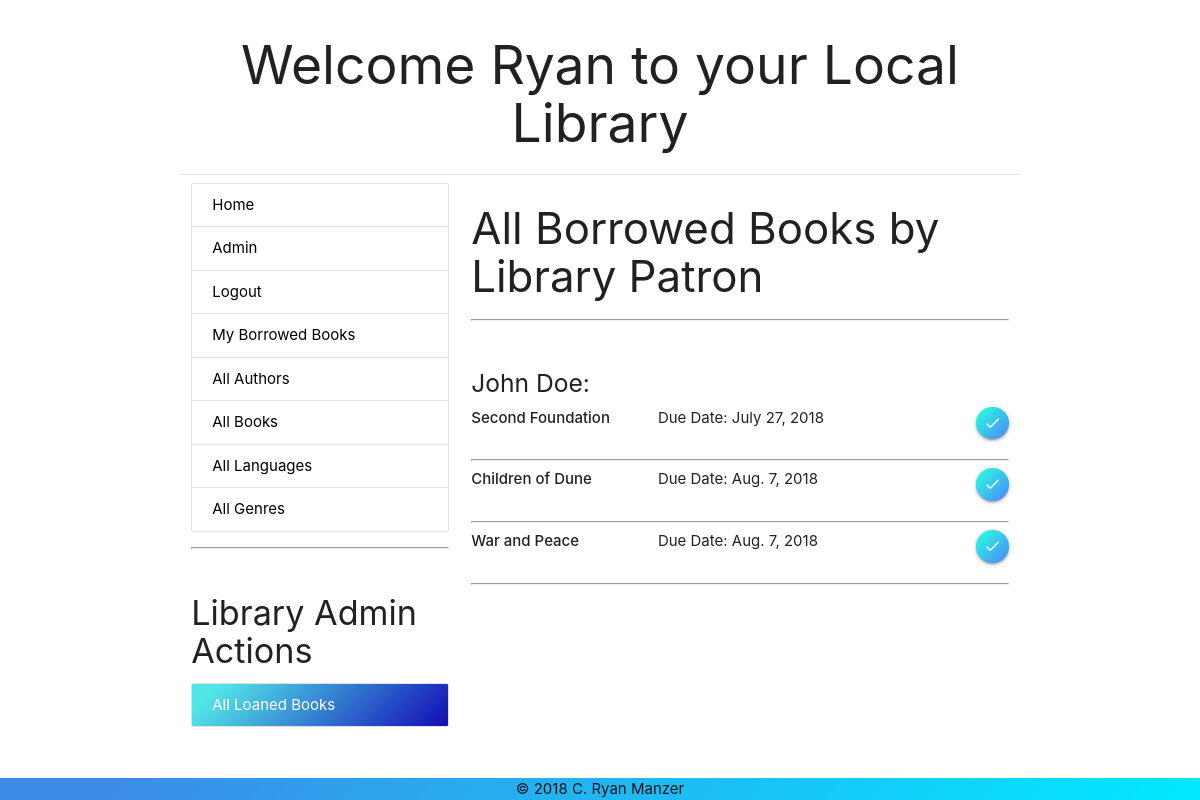
The app's page /catalog/all-books/ (signed in) with its own data.
### catalog/models.py (models this page shows, shortened)
class BookInstance(models.Model):
    date_created = models.DateTimeField(auto_now_add=True)
    date_modified = models.DateTimeField(auto_now=True)
    created_by = models.ForeignKey('auth.User', related_name='instances_created', on_delete=models.SET_NULL, null=True)
    modified_by = models.ForeignKey('auth.User', related_name='instances_modified', on_delete=models.SET_NULL, null=True)
    id = models.UUIDField(primary_key=True, default=uuid.uuid4, help_text='Unique ID for this book across the entire library')
    book = models.ForeignKey('Book', on_delete=models.SET_NULL, null=True)
    imprint = models.CharField(max_length=200, blank=True, null=True, help_text='The publisher\'s trade name.')
    due_date = models.DateField(null=True, blank=True, db_index=True, help_text='The date this book is due back (if checked out).')
    language = models.ForeignKey('Language', on_delete=models.SET_NULL, null=True, related_name='books')
    borrower = models.ForeignKey('auth.User', on_delete=models.SET_NULL, null=True, blank=True, related_name='borrowed_books')
    LOAN_STATUS = (
      ('m', 'Maintenance'),
      ('o', 'On Loan'),
      ('a', 'Available'),
      ('r', 'Reserved'),
    )
    status = models.CharField(max_length=1, choices=LOAN_STATUS, blank=True, null=True, default='m',help_text='Book availability')
    @property
    def is_overdue(self):
      if self.due_date and date.today() >self.due_date:
        return True
      return False
    class Meta:
      ordering = ['due_date', ]
      permissions = (
        ('can_mark_returned', 'Mark books as returned'),
      )

class Book(models.Model):
    date_created = models.DateTimeField(auto_now_add=True)
    date_modified = models.DateTimeField(auto_now=True)
    created_by = models.ForeignKey('auth.User', related_name='books_created', on_delete=models.SET_NULL, null=True)
    modified_by = models.ForeignKey('auth.User', related_name='books_modified', on_delete=models.SET_NULL, null=True, blank=True)
    title = models.CharField(max_length=200, blank=True, null=True, db_index=True, help_text='Enter the book\'s title')
    author = models.ManyToManyField('Author')
    summary=models.TextField(blank=True, null=True, help_text='Enter a brief description of the book.')
    isbn = models.CharField('ISBN',max_length=13, blank=True, null=True, help_text='13 Character <a href="https://www.isbn-international.org/content/what-isbn">ISBN number</a>')
    genre = models.ManyToManyField('Genre')
    slug = models.SlugField(max_length=30, db_index=True)
    class Meta:
        ordering = ['title', ]
    def display_author(self):
      """
       Create string representation of the Author(s) for this book.
      """
      return ', '.join([f'{author.first_name} {author.last_name}' for author in self.author.all()])
    display_author.short_description = 'Author(s)'
    def display_genre(self):
       """
       Creating a string representation of the genre(s) for this book.
       """
       return ', '.join(genre.name for genre in self.genre.all())
    display_genre.short_description='Genre(s)'

### catalog/views.py (the view)
# urls.py: path('all-books/', views.AllBorrowedBooksListView.as_view(), name='all-books'),
class AllBorrowedBooksListView(PermissionRequiredMixin, generic.ListView):
  permission_required = 'can_mark_returned'
  model = User
  paginate_by = 5
  template_name='catalog/all_borrowed_books.html'
  def get_queryset(self):
    return User.objects.filter(borrowed_books__isnull=False).distinct()

### catalog/templates/catalog/all_borrowed_books.html (shortened to what this page needs)
{% extends "catalog/base_index.html" %}
{% block content %}
<h3>All Borrowed Books by Library Patron</h3>
<hr>
{% for user in user_list %}
    <h5 class="mt-2">{{user.first_name}} {{user.last_name}}:</h5>
    {% for bookinst in user.borrowed_books.all  %}
        <div class="row">
            <div class="col s4 align-left">
                <strong>{{bookinst.book.title}}</strong>
            </div>
            <div class="col s8 align-right">
                <span class="{% if bookinst.is_overdue %}overdue{% endif %}">Due Date: {{bookinst.due_date}}
                    <form class="right" action="{% url 'catalog:check-in' bookinst.id %}" method="post">
                        <button class="btn-floating btn-small waves-effect waves-light gd-brightblue" name="button"> <i class="small material-icons">check</i> </button>
                    </form>
                </span>
            </div>
        </div>
        <hr>
    {% endfor %}
{% empty %}
    <h4>No one has checked out any books!  This means your library is not really fulfilling it's function.</h4>
{% endfor %}
{% endblock %}

### catalog/templates/catalog/base_index.html (shortened to what this page needs)
{% extends "catalog/base.html" %}
{% block body %}
<div class="container">
    <section class="center-align">
        <h2 class="">Welcome {% if user %}{{user.first_name}}{% endif %} to your Local Library</h2>
    </section>
    <div class="divider">
    </div>
    <div class="row">
        <div class="col s4 ">
            {% block sidebar %}
                <div class="collection ">
                    <a href="{% url 'catalog:index'%}" class="collection-item black-text ">Home</a>
                    {% if user.is_staff %}
                    <a class='collection-item black-text' href="{% url 'admin:index' %}">Admin</a>
                    {% endif %}
                    {% if user.is_authenticated%}
                        <a class='collection-item black-text' href="{% url 'logout' %}">Logout</a>
                        <a class="collection-item black-text" href="{% url 'catalog:my-borrowed-books' %}">My Borrowed Books</a>
                    {% else %}
                        <a class='collection-item black-text' href="{% url 'login' %}">Login</a>
                    {% endif %}
                    <a href="{% url 'catalog:authors' %}" class="collection-item black-text"><span class=" badge">{{num_authors}}</span>All Authors</a>
                    <a href="{% url 'catalog:books' %}" class="collection-item black-text"><span class=" badge">{{num_books}}</span>All Books</a>
                    <a href="{% url 'catalog:languages' %}" class="collection-item black-text"><span class=" badge">{{num_languages}}</span>All Languages</a>
                    <a href="{% url 'catalog:genre-list' %}" class="collection-item black-text"><span class=" badge">{{num_genres}}</span>All Genres</a>
                </div>
                {% if perms.catalog.can_mark_returned %}
                <hr>
                <div class="mt-3">
                    <h4>Library Admin Actions</h4>
                    <div class="collection">
                        <a class="collection-item waves-effect waves-light gd-aquadark white-text" href="{% url 'catalog:all-books' %}">All Loaned Books</a>
                    </div>
                </div>
                {% endif %}
            {% endblock %}
        </div>
        <div class="col s8">
            {% block content %}{% endblock %}
        </div>
    </div>
</div>
<footer class='gd-morebluer '>
    <span>© 2018 C. Ryan Manzer </span>
</footer>
{% endblock %}

### static/css/main.css (style rules this page uses)
footer { position: fixed; left: 0; bottom: 0; width: 100%; text-align: center; margin-top: 1em; }
.gd-aquadark { background-image: linear-gradient(135deg, #52E5E7 10%, #130CB7 100%); }
.gd-brightblue { background-image: linear-gradient(135deg, #2AFADF 10%, #4C83FF 100%); }
.gd-morebluer { background-image: linear-gradient(135deg, #3C8CE7 10%, #00EAFF 100%); }
.mt-2 { margin-top: 2em; }
.mt-3 { margin-top: 3em; }

### records on screen
BookInstance: book "Second Foundation", due_date "July 27, 2018"
BookInstance: book "Children of Dune", due_date "Aug. 7, 2018"
BookInstance: book "War and Peace", due_date "Aug. 7, 2018"

### other values on screen
{{ user.first_name }} "Ryan"
{{ user.first_name }} "John"
{{ user.last_name }} "Doe"
